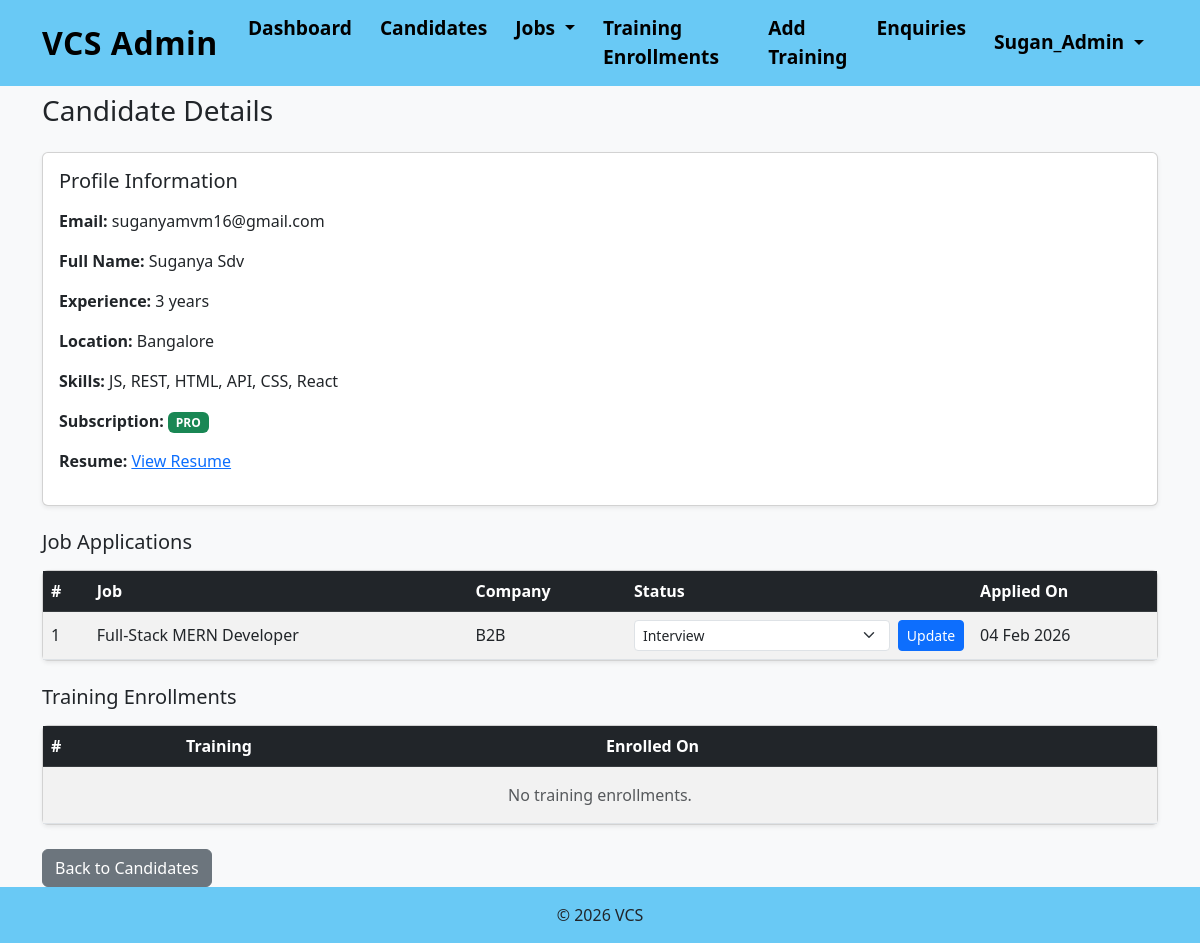
The app's page /auth/admin-panel/candidates/23/ (signed in) with its own data.
### accounts/models.py (models this page shows, shortened)
class User(AbstractUser):
    username = None  # remove username
    email = models.EmailField(unique=True)
    full_name = models.CharField(max_length=100, blank=True, null=True, default="")
    FREE = "FREE"
    PRO = "PRO"
    SUBSCRIPTION_CHOICES = [
        (FREE, "Free"),
        (PRO, "Pro"),
    ]
    subscription_type = models.CharField(
        max_length=10,
        choices=SUBSCRIPTION_CHOICES,
        default=FREE
    )
    USERNAME_FIELD = "email"
    REQUIRED_FIELDS = []
    objects = UserManager()
    def is_pro(self):
        return self.subscription_type == self.PRO

class Profile(models.Model):
    user = models.OneToOneField(
        settings.AUTH_USER_MODEL,
        on_delete=models.CASCADE,
        related_name="profile"
    )
    full_name = models.CharField(max_length=100, blank=True, null=True, default="")
    mobile_number = models.CharField(max_length=15, blank=True, null=True, default="")
    experience = models.IntegerField(null=True, blank=True)
    location = models.CharField(max_length=100, blank=True, null=True, default="")
    skills = models.CharField(max_length=255, blank=True, null=True, default="")
    resume = models.FileField(upload_to="resumes/", blank=True, null=True)
    completion_email_sent = models.BooleanField(default=False)

### jobs/models.py (models this page shows, shortened)
class JobApplication(models.Model):
    STATUS_CHOICES = [
        ("APPLIED", "Applied"),
        ("IN_REVIEW", "In Review"),
        ("INTERVIEW", "Interview"),
        ("CLOSED", "Closed"),
    ]
    user = models.ForeignKey(
        settings.AUTH_USER_MODEL,
        on_delete=models.CASCADE,
        related_name="job_applications"
    )
    job = models.ForeignKey(
        Job,
        on_delete=models.CASCADE,
        related_name="applications"
    )
    status = models.CharField(
        max_length=20,
        choices=STATUS_CHOICES,
        default="APPLIED"
    )
    applied_at = models.DateTimeField(auto_now_add=True)
    class Meta:
        unique_together = ("user", "job")
        ordering = ["-applied_at"]

class Job(models.Model):
    JOB_TYPE_CHOICES = [
        ('FT', 'Full-time'),
        ('IN', 'Internship'),
        ('CT', 'Contract'),
    ]
    STATUS_CHOICES = [
        ('PENDING', 'Pending Approval'),
        ('PUBLISHED', 'Published'),
        ('REJECTED', 'Rejected'),
    ]
    VISIBILITY_CHOICES = [
        ('FREE', 'Free'),
        ('PRO', 'Pro'),
    ]
    title = models.CharField(max_length=200)
    company_name = models.CharField(max_length=200)
    location = models.CharField(max_length=100)
    experience_min = models.PositiveIntegerField()
    experience_max = models.PositiveIntegerField()
    visibility = models.CharField(
        max_length=10,
        choices=VISIBILITY_CHOICES,
        default='FREE'
    )
    job_type = models.CharField(
        max_length=2,
        choices=JOB_TYPE_CHOICES
    )
    description = models.TextField()
    skills = models.CharField(max_length=255)
    deadline = models.DateField()
    tag_fresher = models.BooleanField(default=False)
    status = models.CharField(
        max_length=10,
        choices=STATUS_CHOICES,
        default='PENDING'
    )
    created_by = models.ForeignKey(
        settings.AUTH_USER_MODEL,
        on_delete=models.CASCADE,
        related_name="jobs_created"
    )
    created_at = models.DateTimeField(auto_now_add=True)
    class Meta:
        ordering = ["-created_at"]

### accounts/decorators.py (the view)
    def wrapper(request, *args, **kwargs):
        if not request.user.is_authenticated:
            return redirect("login")
        if not request.user.is_staff:
            messages.error(request, "Access denied.")
            return redirect("dashboard")
        return view_func(request, *args, **kwargs)

### accounts/views.py (called while the page is built)
@staff_required
def candidate_detail(request, user_id):
    candidate = get_object_or_404(User, id=user_id, is_staff=False)
    applications = JobApplication.objects.filter(user=candidate)
    enrollments = Enrollment.objects.filter(user=candidate).select_related("training")
    return render(
        request,
        "accounts/candidate_detail.html",
        {
            "candidate": candidate,
            "applications": applications,
            "enrollments": enrollments,
        }
    )

### accounts/templates/accounts/candidate_detail.html (shortened to what this page needs)
{% extends "accounts/base.html" %}
{% block content %}
<h3 class="mb-4">Candidate Details</h3>
<div class="card shadow-sm mb-4">
  <div class="card-body">
    <h5 class="mb-3">Profile Information</h5>
    <p><strong>Email:</strong> {{ candidate.email }}</p>
    <p><strong>Full Name:</strong> {{ candidate.profile.full_name|default:"—" }}</p>
    <p>
      <strong>Experience:</strong>
      {% if candidate.profile.experience is not None %}
        {{ candidate.profile.experience }} years
      {% else %}
        —
      {% endif %}
    </p>
    <p><strong>Location:</strong> {{ candidate.profile.location|default:"—" }}</p>
    <p><strong>Skills:</strong> {{ candidate.profile.skills|default:"—" }}</p>
    <p>
      <strong>Subscription:</strong>
      <span class="badge bg-{% if candidate.is_pro %}success{% else %}secondary{% endif %}">
        {{ candidate.subscription_type }}
      </span>
    </p>
    {% if candidate.profile.resume %}
      <p>
        <strong>Resume:</strong>
        <a href="{{ candidate.profile.resume.url }}" target="_blank">
          View Resume
        </a>
      </p>
    {% endif %}
  </div>
</div>
<h5 class="mb-3">Job Applications</h5>
<div class="card shadow-sm mb-4">
  <div class="card-body p-0">
    <table class="table table-striped mb-0 align-middle">
      <thead class="table-dark">
        <tr>
          <th>#</th>
          <th>Job</th>
          <th>Company</th>
          <th>Status</th>
          <th>Applied On</th>
        </tr>
      </thead>
      <tbody>
        {% for app in applications %}
        <tr>
          <td>{{ forloop.counter }}</td>
          <td>
            {{ app.job.title }}
          </td>
          <td>
            {{ app.job.company_name }}
          </td>
          <td>
            <form method="post"
                  action="{% url 'update_application_status' app.id %}"
                  class="d-flex gap-2 align-items-center">
              <select name="status"
                      class="form-select form-select-sm">
                {% for key, label in app.STATUS_CHOICES %}
                  <option value="{{ key }}"
                    {% if app.status == key %}selected{% endif %}>
                    {{ label }}
                  </option>
                {% endfor %}
              </select>
              <button type="submit"
                      class="btn btn-sm btn-primary">
                Update
              </button>
            </form>
          </td>
          <td>
            {{ app.applied_at|date:"d M Y" }}
          </td>
        </tr>
        {% endfor %}
      </tbody>
    </table>
  </div>
</div>
<h5 class="mb-3">Training Enrollments</h5>
<div class="card shadow-sm mb-4">
  <div class="card-body p-0">
    <table class="table table-striped mb-0 align-middle">
      <thead class="table-dark">
        <tr>
          <th>#</th>
          <th>Training</th>
          <th>Enrolled On</th>
        </tr>
      </thead>
      <tbody>
        {% for e in enrollments %}
        <tr>
          <td>{{ forloop.counter }}</td>
          <td>{{ e.training.title }}</td>
          <td>{{ e.enrolled_at|date:"d M Y, H:i" }}</td>
        </tr>
        {% empty %}
        <tr>
          <td colspan="3" class="text-center py-3 text-muted">
            No training enrollments.
          </td>
        </tr>
        {% endfor %}
      </tbody>
    </table>
  </div>
</div>
<a href="{% url 'candidate_list' %}" class="btn btn-secondary">
  Back to Candidates
</a>
{% endblock %}

### accounts/templates/accounts/navbar.html (shortened to what this page needs)
<nav class="navbar navbar-expand-lg navbar-custom fixed-top">
  <div class="container">
    <a class="navbar-brand"
       href="{% if user.is_authenticated and user.is_staff %}
                {% url 'admin_home' %}
             {% else %}
                {% url 'public_home' %}
             {% endif %}">
      {% if user.is_authenticated and user.is_staff %}
        VCS Admin
      {% else %}
        VCS
      {% endif %}
    </a>
    <div class="collapse navbar-collapse" id="mainNavbar">
      {% with request.resolver_match.url_name as url_name %}
      {% if not user.is_authenticated %}
      <ul class="navbar-nav ms-auto">
        <li class="nav-item">
          <a class="nav-link {% if url_name == 'home' %}active{% endif %}"
             href="{% url 'public_home' %}">Home</a>
        </li>
        <li class="nav-item">
          <a class="nav-link {% if url_name == 'services' %}active{% endif %}"
             href="{% url 'services' %}">Services</a>
        </li>
        <li class="nav-item">
          <a class="nav-link {% if url_name == 'pricing' %}active{% endif %}"
             href="{% url 'pricing' %}">Pricing</a>
        </li>
        <li class="nav-item">
          <a class="nav-link {% if url_name == 'about' %}active{% endif %}"
             href="{% url 'about' %}">About</a>
        </li>
        <li class="nav-item">
          <a class="nav-link {% if url_name == 'contact' %}active{% endif %}"
             href="{% url 'contact' %}">Contact</a>
        </li>
        <li class="nav-item d-flex align-items-center ms-lg-3 gap-2">
          <a href="{% url 'register' %}" class="btn btn-dark px-3 py-1">
            Register
          </a>
          <a href="{% url 'login' %}" class="btn btn-outline-dark px-3 py-1">
            Login
          </a>
        </li>
      </ul>
      {% elif user.is_staff %}
      <ul class="navbar-nav me-auto">
        <li class="nav-item">
          <a class="nav-link {% if url_name == 'admin_dashboard' %}active{% endif %}"
             href="{% url 'admin_dashboard' %}">
            Dashboard
          </a>
        </li>
        <li class="nav-item">
          <a class="nav-link {% if url_name == 'candidate_list' %}active{% endif %}"
             href="{% url 'candidate_list' %}">
            Candidates
          </a>
        </li>
        <li class="nav-item dropdown">
          <a class="nav-link dropdown-toggle
             {% if url_name in 'create_job active_jobs review_jobs' %}active{% endif %}"
             href="#" data-bs-toggle="dropdown">
            Jobs
          </a>
        </li>
        <li class="nav-item">
          <a class="nav-link {% if url_name == 'admin_enrollments' %}active{% endif %}"
             href="{% url 'admin_enrollments' %}">
            Training Enrollments
          </a>
        </li>
        <li class="nav-item">
          <a class="nav-link {% if url_name == 'add_training' %}active{% endif %}"
             href="{% url 'add_training' %}">
            Add Training
          </a>
        </li>
        <li class="nav-item">
          <a class="nav-link {% if url_name == 'admin_enquiries' %}active{% endif %}"
             href="{% url 'admin_enquiries' %}">
            Enquiries
          </a>
        </li>
      </ul>
      {% endif %}
      {% if user.is_authenticated %}
        <ul class="navbar-nav ms-auto">
          <li class="nav-item dropdown">
            <a class="nav-link dropdown-toggle" href="#" data-bs-toggle="dropdown">
              {{ user.profile.full_name|default:user.email }}
            </a>
          </li>
        </ul>
        {% endif %}
      {% endwith %}
    </div>
  </div>
</nav>

### accounts/templates/accounts/base.html (style rules this page uses)
body { padding-top: 70px; background-color: #f8f9fa; }
.navbar.navbar-custom { background-color: #69c9f5; }
.navbar.navbar-custom .navbar-brand { color: #000; font-weight: bold; font-size: 2em; letter-spacing: 0.5px; transition: color 0.2s ease-in-out; }
.navbar.navbar-custom .navbar-nav .nav-link { color: #000; font-weight: bold; font-size: 1.2em; padding: 6px 12px; margin: 0 2px; border-radius: 6px; transition: background-color 0.2s ease, color 0.2s ease; }

### records on screen
User: profile.full_name "Sugan_Admin"
User: email "suganyamvm16@gmail.com", profile.full_name "Suganya Sdv", profile.experience "3", profile.location "Bangalore", profile.skills "JS, REST, HTML, API, CSS, React", subscription_type "PRO"
JobApplication: job "Full-Stack MERN Developer", job.company_name "B2B", status "Interview", applied_at "04 Feb 2026"
